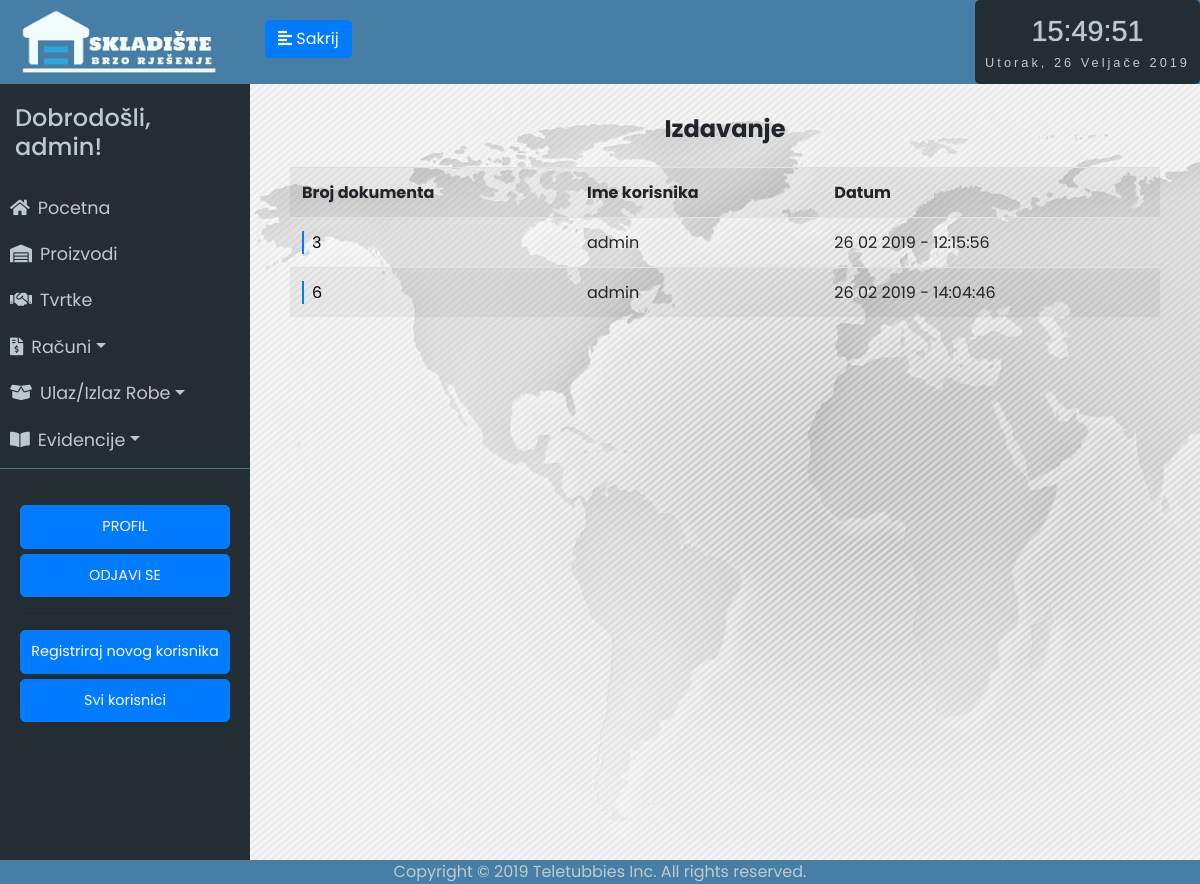
Page /receipts_izlaz/1 (signed in) on the earlier database version.
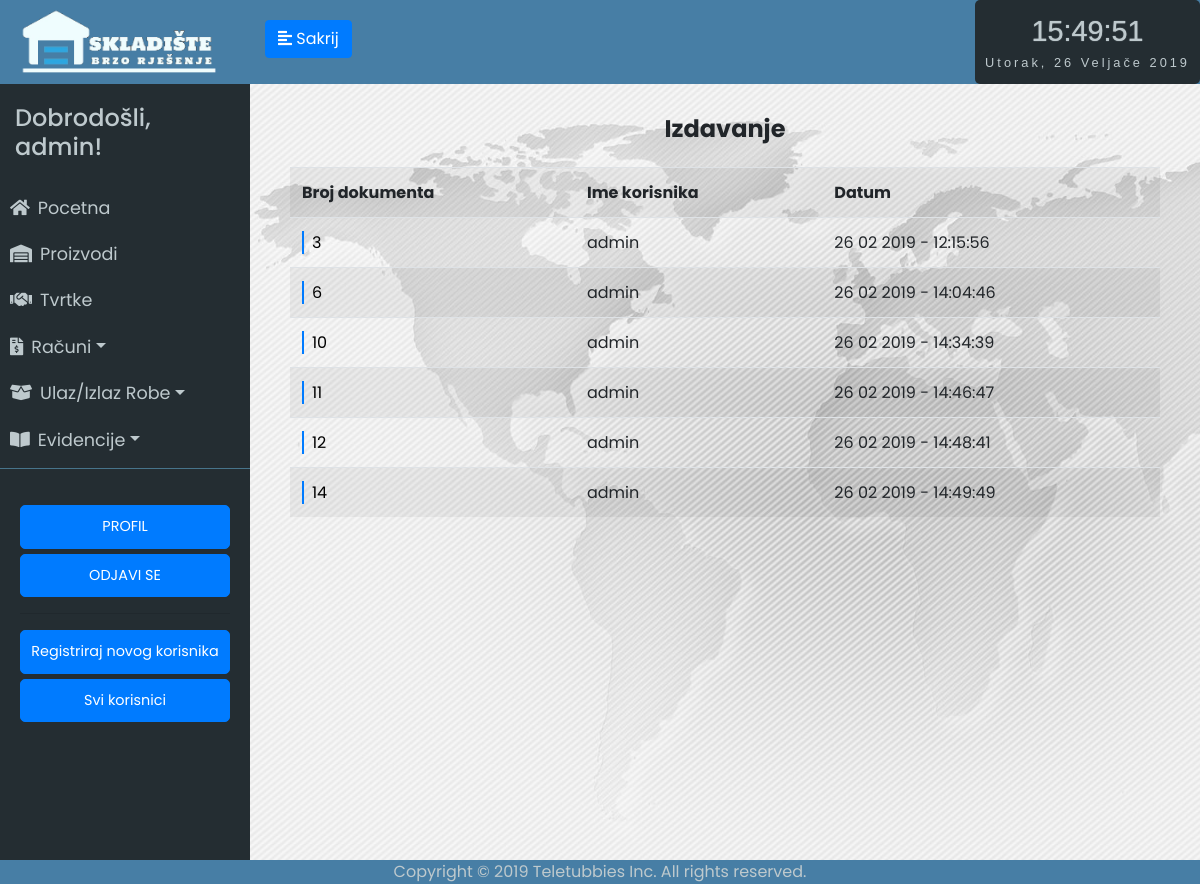
Same page on the later database version.
### app/models.py (models this page shows, shortened)
class User(UserMixin, db.Model):
	id = db.Column(db.Integer, primary_key=True)
	username = db.Column(db.String(64), index=True, unique=True)
	email = db.Column(db.String(120), index=True, unique=True)
	password_hash = db.Column(db.String(128))
	last_seen = db.Column(db.DateTime, default=datetime.utcnow)
	evidencija = db.relationship('Evidencija', backref='user', lazy='dynamic')

class Receipt(db.Model):
	id = db.Column(db.Integer, primary_key=True)
	status = db.Column(db.String(64))
	date = db.Column(db.DateTime, default=datetime.utcnow)
	receipt_type = db.Column(db.String(64))
	evidencija = db.relationship('Evidencija', backref='receipt', lazy='dynamic')

### app/routes.py (the view)
@app.route('/receipts_izlaz/<int:page_num>')
@login_required
def receipts_izlaz(page_num):
	receipts = Receipt.query.filter_by(receipt_type="izlaz", status="active").paginate(per_page=7, page=page_num, error_out=True)
	return render_template('receipts_izlaz.html', title='Racuni', receipts=receipts)

### app/models.py (called while the page is built)
@login.user_loader
def load_user(id):
	return User.query.get(int(id))

### app/routes.py (called while the page is built)
@app.before_request
def before_request():
	if current_user.is_authenticated:
		current_user.last_seen = datetime.utcnow()
		db.session.commit()

### app/templates/receipts_izlaz.html (shortened to what this page needs)
{% extends "base.html" %}
{% block content %}
<div class="unos-p">
    <h4><strong>Izdavanje</strong></h4>
    <table class="table table-striped">
        <tr>
            <th>Broj dokumenta</th>
            <th>Ime korisnika</th>
            <th>Datum</th>
        </tr>
    {% for receipt in receipts.items %}
        <tr>
            <td><a href="/receipt/{{receipt.id}}" class="dekoracija">{{ receipt.id }}</a></td>
            <td>{{ receipt.evidencija.first().user.username }}</td>
            <td>{{ receipt.date.strftime('%d %m %Y - %H:%M:%S') }}</td>
        </tr>
    {% endfor %}
    </table>
{% endblock %}

### app/templates/base.html (shortened to what this page needs)
<html>
<head>
	<link rel="stylesheet" href="https://stackpath.bootstrapcdn.com/bootstrap/4.2.1/css/bootstrap.min.css" integrisha384-GJzZqFGwb1QTTN6wy59ffF1BuGJpLSa9DkKMp0DgiMDm4iYMj70gZWKYbI706tWS">
	<link href="../static/style.css" type="text/css" rel="stylesheet">
	<link rel="stylesheet" href="https://use.fontawesome.com/releases/v5.7.1/css/all.css">
</head>
<body onload="startTime()">
	<div class="wrapper">
	<nav id="sidebar">
		<div class="sidebar-header ">
			<img src="../static/logo5.png" style="width: 200px; height: auto;">
		</div>
		<ul class="list-unstyled components" id="navigation">
			<h4>Dobrodošli, {{ current_user.username }}!</h4>
			<li class="{% block index %}{% endblock %}">
				<a href="{{ url_for('index') }}"><i class="fas fa-home mr-2"></i>Pocetna</a>
			</li>
			<li class="{% block stanje_skladista %}{% endblock %}">
				<a href="{{ url_for('stanje_skladista1') }}"><i class="fas fa-warehouse mr-2"></i>Proizvodi</a>
			</li>
			<li class="{% block dobavljaci %}{% endblock %}">
				<a href="{{ url_for('tvrtke1') }}"><i class="fas fa-handshake mr-2"></i>Tvrtke</a>
			</li>
			<li>
				<a href="#pageSubmenu3" data-toggle="collapse" aria-expanded="false" class="dropdown-toggle"><i class="fas fa-file-invoice-dollar mr-2"></i>Računi</a>
			</li>
			<li>
				<a href="#pageSubmenu2" data-toggle="collapse" aria-expanded="false" class="dropdown-toggle"><i class="fas fa-box-open mr-2"></i>Ulaz/Izlaz Robe</a>
			</li>
			<li>
				<a href="#pageSubmenu" data-toggle="collapse" aria-expanded="false" class="dropdown-toggle"><i class="fas fa-book-open mr-2"></i>Evidencije</a>
			</li>
		</ul>
		<ul class="list-unstyled CTAs">
                <li>
                    <a href="{{ url_for('user', username=current_user.username) }}" class="btn btn-primary hover-plava">PROFIL</a>
                </li>
                <li>
                    <a href="{{ url_for('logout') }}" class="btn btn-primary hover-plava">ODJAVI SE</a>
                </li>
                {%  if current_user.username == "admin"%}
                <hr>
                    <li>
                        <a href="{{ url_for('register') }}" class="btn btn-primary hover-plava">Registriraj novog korisnika</a>
                    </li>
                    <li>
                        <a href="{{ url_for('svi_korisnici1') }}" class="btn btn-primary hover-plava">Svi korisnici</a>
                    </li>
                {% endif %}
            </ul>
	</nav>
		<div class="tijelo">
	        <div class="plava-pozadina">
	        	<div class="d-flex bd-highlight">
	  				<div class="bd-highlight">
		            	<button type="button" id="sidebarCollapse" class="btn btn-primary">
			                <i class="fas fa-align-left"></i>
			                <span class="sakrij-tipku"></span>
		            	</button>
		            </div>
	  				<div class="ml-auto bd-highlight">
	  					<div id="clockdate">
		  					<div class="clockdate-wrapper">
		    					<div id="clock"></div>
		    					<div id="date"></div>
		  					</div>
						</div>
					</div>
				</div>
	    	</div>
			<div class="plavo">
			{% block content %}
			{% endblock %}
			</div>
		</div>
<footer>Copyright © 2019 Teletubbies Inc. All rights reserved.</footer>
</body>
</html>

### app/static/style.css (style rules this page uses)
body { font-family: 'Poppins', sans-serif; background: #fafafa; }
h4 { padding: 15px; }
.wrapper { display: flex; width: 100%; align-items: stretch; }
a, a:hover, a:focus { color: inherit; text-decoration: none; transition: all 0.3s; }
#sidebar { min-width: 250px; max-width: 250px; min-height: 100vh; background: #242d32; color: #bec9cd; transition: all 0.3s; }
#sidebarCollapse { margin-top: 20px; margin-left: 15px; }
#sidebar .sidebar-header { padding: 7.5px 20px; background: #477ea5; color: #f0fdfe; }
#sidebar ul.components { padding: 5px 0; border-bottom: 1px solid #47748b; }
#sidebar ul li a { padding: 10px; font-size: 1.1em; display: block; }
ul.CTAs { padding: 20px; }
ul.CTAs a { text-align: center; font-size: 0.9em !important; display: block; border-radius: 5px; margin-bottom: 5px; }
.tijelo { display: inline-block; width: 100%; }
.plavo { display: inline-block; width: 100%; text-align: center; }
.plava-pozadina { background-color: #477ea5; display: inline-block; width: 100%; height: 84px; }
.unos-p { padding-top: 2vh; padding-left: 5vh; padding-right: 5vh; background-image: url('map.jpg'); height: 100vh; }
.sakrij-tipku:before { content: 'Sakrij'; }
.clockdate-wrapper { background-color: #242d32; padding:10px; max-width:350px; width:100%; text-align:center; border-radius:5px; margin:0 auto; height: 84px; }
#clock { background-color:#242d32; font-family: sans-serif; font-size:1.8rem; text-shadow:0px 0px 1px #bec9cd; color:#bec9cd; }
#date { letter-spacing:3px; font-size:0.8rem; font-family:arial,sans-serif; color:#bec9cd; }
footer { position: fixed; left: 0; bottom: 0; width: 100%; background-color: #477ea5; color: #bec9cd; text-align: center; }
.dekoracija { background: linear-gradient( to right, var(--mainColor) 0%, var(--mainColor) 2px, transparent 2px ); background-repeat: repeat-x; background-size: 100%; color: #000; padding-left: 10px; text-decoration: none; padding: 0 10px; }
:root { --mainColor: #007bff; }

Differences in the rows shown:
added Receipt: id "10", evidencija.first "admin", date "26 02 2019 - 14:34:39"
added Receipt: id "11", evidencija.first "admin", date "26 02 2019 - 14:46:47"
added Receipt: id "12", evidencija.first "admin", date "26 02 2019 - 14:48:41"
added Receipt: id "14", evidencija.first "admin", date "26 02 2019 - 14:49:49"
